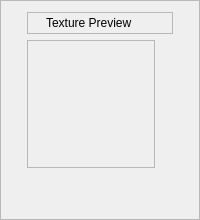
                  <widget class="QFrame" name="ParticlesFrame1Right" >
                   <property name="sizePolicy" >
                    <sizepolicy vsizetype="Fixed" hsizetype="Preferred" >
                     <horstretch>1</horstretch>
                     <verstretch>0</verstretch>
                    </sizepolicy>
                   </property>
                   <property name="frameShape" >
                    <enum>QFrame::StyledPanel</enum>
                   </property>
                   <property name="frameShadow" >
                    <enum>QFrame::Raised</enum>
                   </property>
                   <layout class="QGridLayout" name="gridLayout_5" >
                    <item row="0" column="0" >
                     <widget class="QFrame" name="TexturePreviewLabelFrame" >
                      <property name="sizePolicy" >
                       <sizepolicy vsizetype="Fixed" hsizetype="Preferred" >
                        <horstretch>0</horstretch>
                        <verstretch>0</verstretch>
                       </sizepolicy>
                      </property>
                      <property name="frameShape" >
                       <enum>QFrame::StyledPanel</enum>
                      </property>
                      <property name="frameShadow" >
                       <enum>QFrame::Raised</enum>
                      </property>
                      <layout class="QHBoxLayout" name="horizontalLayout_7" >
                       <property name="spacing" >
                        <number>0</number>
                       </property>
                       <property name="leftMargin" >
                        <number>18</number>
                       </property>
                       <property name="topMargin" >
                        <number>0</number>
                       </property>
                       <property name="rightMargin" >
                        <number>0</number>
                       </property>
                       <property name="bottomMargin" >
                        <number>0</number>
                       </property>
                       <item>
                        <widget class="QLabel" name="TexturePreviewLabel" >
                         <property name="sizePolicy" >
                          <sizepolicy vsizetype="Fixed" hsizetype="Fixed" >
                           <horstretch>0</horstretch>
                           <verstretch>0</verstretch>
                          </sizepolicy>
                         </property>
                         <property name="text" >
                          <string>Texture Preview</string>
                         </property>
                        </widget>
                       </item>
                       <item>
                        <spacer name="horizontalSpacer_8" >
                         <property name="orientation" >
                          <enum>Qt::Horizontal</enum>
                         </property>
                         <property name="sizeType" >
                          <enum>QSizePolicy::Preferred</enum>
                         </property>
                         <property name="sizeHint" stdset="0" >
                          <size>
                           <width>40</width>
                           <height>20</height>
                          </size>
                         </property>
                        </spacer>
                       </item>
                      </layout>
                     </widget>
                    </item>
                    <item row="2" column="0" >
                     <spacer name="verticalSpacer" >
                      <property name="orientation" >
                       <enum>Qt::Vertical</enum>
                      </property>
                      <property name="sizeHint" stdset="0" >
                       <size>
                        <width>20</width>
                        <height>40</height>
                       </size>
                      </property>
                     </spacer>
                    </item>
                    <item row="1" column="0" >
                     <widget class="QLabel" name="TexturePreview" >
                      <property name="sizePolicy" >
                       <sizepolicy vsizetype="Fixed" hsizetype="Fixed" >
                        <horstretch>0</horstretch>
                        <verstretch>0</verstretch>
                       </sizepolicy>
                      </property>
                      <property name="minimumSize" >
                       <size>
                        <width>128</width>
                        <height>128</height>
                       </size>
                      </property>
                      <property name="maximumSize" >
                       <size>
                        <width>128</width>
                        <height>128</height>
                       </size>
                      </property>
                      <property name="frameShape" >
                       <enum>QFrame::StyledPanel</enum>
                      </property>
                      <property name="text" >
                       <string/>
                      </property>
                     </widget>
                    </item>
                   </layout>
                  </widget>
